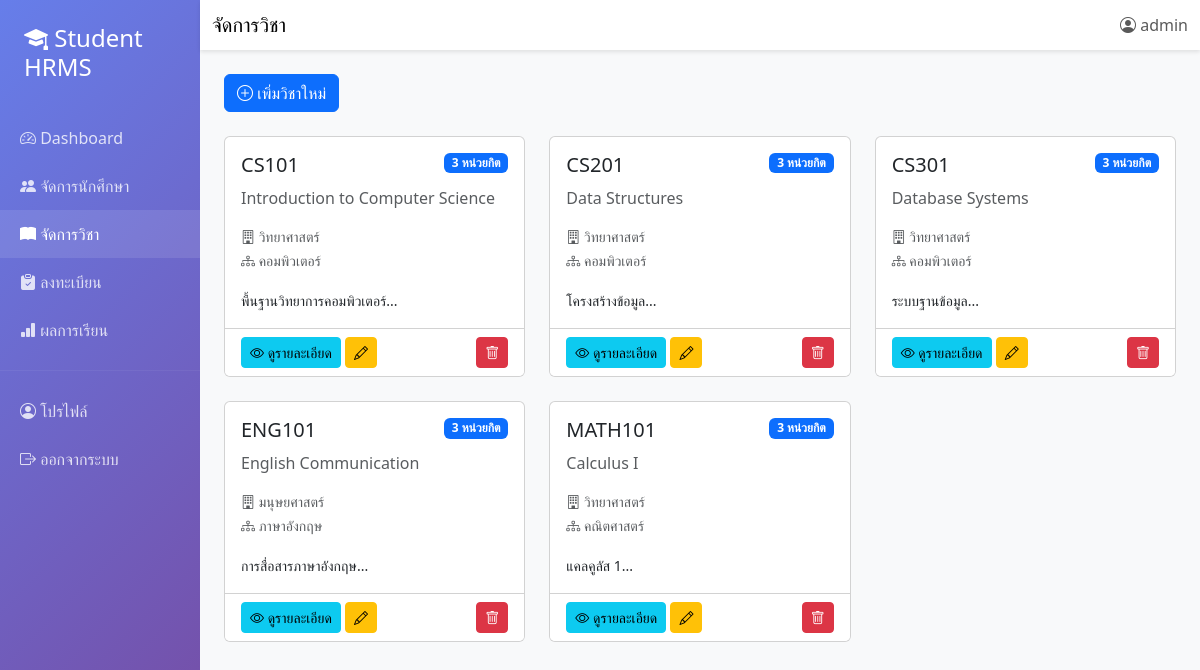
Screenshot of /courses.php (signed in) with the database file from the repository.
### tables this page shows
CREATE TABLE IF NOT EXISTS courses (
    course_id INT AUTO_INCREMENT PRIMARY KEY,
    course_code VARCHAR(20) NOT NULL UNIQUE,
    course_name VARCHAR(200) NOT NULL,
    description TEXT,
    credits INT NOT NULL,
    faculty VARCHAR(100),
    department VARCHAR(100),
    created_at TIMESTAMP DEFAULT CURRENT_TIMESTAMP,
    updated_at TIMESTAMP DEFAULT CURRENT_TIMESTAMP ON UPDATE CURRENT_TIMESTAMP
);

### models/Course.php (called while the page is built, shortened)
<?php
class Course {
    private $conn;
    private $table_name = "courses";
    public function __construct($db) {
        $this->conn = $db;
    }
    public function readAll() {
        $query = "SELECT * FROM " . $this->table_name . " ORDER BY course_code";
        $stmt = $this->conn->prepare($query);
        $stmt->execute();
        return $stmt;
    }
}
?>

### courses.php (the view, shortened to what this page needs)
<?php
require_once 'models/Course.php';
$database = new Database();
$db = $database->getConnection();
$course = new Course($db);
$stmt = $course->readAll();
?>
<!DOCTYPE html>
<html lang="th">
<head>
    <link href="https://cdn.jsdelivr.net/npm/bootstrap@5.3.0/dist/css/bootstrap.min.css" rel="stylesheet">
    <link rel="stylesheet" href="https://cdn.jsdelivr.net/npm/bootstrap-icons@1.11.0/font/bootstrap-icons.css">
</head>
<body>
    <div class="container-fluid">
        <div class="row">
            <div class="col-md-2 sidebar p-0">
                <div class="p-4">
                    <h4><i class="bi bi-mortarboard-fill"></i> Student HRMS</h4>
                </div>
                <nav>
                    <a href="dashboard.php">
                        <i class="bi bi-speedometer2"></i> Dashboard
                    </a>
                    <a href="students.php">
                        <i class="bi bi-people-fill"></i> จัดการนักศึกษา
                    </a>
                    <a href="courses.php" class="active">
                        <i class="bi bi-book-fill"></i> จัดการวิชา
                    </a>
                    <a href="enrollments.php">
                        <i class="bi bi-clipboard-check-fill"></i> ลงทะเบียน
                    </a>
                    <a href="grades.php">
                        <i class="bi bi-bar-chart-fill"></i> ผลการเรียน
                    </a>
                    <hr style="border-color: rgba(255,255,255,0.2);">
                    <a href="profile.php">
                        <i class="bi bi-person-circle"></i> โปรไฟล์
                    </a>
                    <a href="logout.php">
                        <i class="bi bi-box-arrow-right"></i> ออกจากระบบ
                    </a>
                </nav>
            </div>
            <div class="col-md-10 p-0">
                <nav class="navbar navbar-custom navbar-expand-lg">
                    <div class="container-fluid">
                        <span class="navbar-brand mb-0 h1">จัดการวิชา</span>
                        <div class="ms-auto">
                            <span class="navbar-text">
                                <i class="bi bi-person-circle"></i> <?php echo htmlspecialchars($_SESSION['username']); ?>
                            </span>
                        </div>
                    </div>
                </nav>
                <div class="p-4">
                    <div class="mb-4">
                        <button class="btn btn-primary" data-bs-toggle="modal" data-bs-target="#addModal">
                            <i class="bi bi-plus-circle"></i> เพิ่มวิชาใหม่
                        </button>
                    </div>
                    <div class="row">
                        <?php
                        if($stmt->rowCount() > 0) {
                            while($row = $stmt->fetch(PDO::FETCH_ASSOC)) {
                        ?>
                        <div class="col-md-4 mb-4">
                            <div class="card course-card h-100">
                                <div class="card-body">
                                    <div class="d-flex justify-content-between align-items-start mb-3">
                                        <h5 class="card-title mb-0"><?php echo htmlspecialchars($row['course_code']); ?></h5>
                                        <span class="badge bg-primary"><?php echo $row['credits']; ?> หน่วยกิต</span>
                                    </div>
                                    <h6 class="card-subtitle mb-3 text-muted"><?php echo htmlspecialchars($row['course_name']); ?></h6>
                                    <p class="card-text">
                                        <small class="text-muted">
                                            <i class="bi bi-building"></i> <?php echo htmlspecialchars($row['faculty']); ?><br>
                                            <i class="bi bi-diagram-3"></i> <?php echo htmlspecialchars($row['department']); ?>
                                        </small>
                                    </p>
                                    <?php if($row['description']): ?>
                                    <p class="card-text"><small><?php echo htmlspecialchars(substr($row['description'], 0, 100)); ?>...</small></p>
                                    <?php endif; ?>
                                </div>
                                <div class="card-footer bg-white">
                                    <button class="btn btn-sm btn-info"
                                            onclick="viewCourse(<?php echo $row['course_id']; ?>, '<?php echo htmlspecialchars($row['course_code']); ?>', '<?php echo htmlspecialchars($row['course_name']); ?>', '<?php echo htmlspecialchars($row['description']); ?>', <?php echo $row['credits']; ?>, '<?php echo htmlspecialchars($row['faculty']); ?>', '<?php echo htmlspecialchars($row['department']); ?>')">
                                        <i class="bi bi-eye"></i> ดูรายละเอียด
                                    </button>
                                    <button class="btn btn-sm btn-warning"
                                            onclick="editCourse(<?php echo $row['course_id']; ?>, '<?php echo htmlspecialchars($row['course_code']); ?>', '<?php echo htmlspecialchars($row['course_name']); ?>', '<?php echo htmlspecialchars($row['description']); ?>', <?php echo $row['credits']; ?>, '<?php echo htmlspecialchars($row['faculty']); ?>', '<?php echo htmlspecialchars($row['department']); ?>')">
                                        <i class="bi bi-pencil"></i>
                                    </button>
                                    <a href="?action=delete&id=<?php echo $row['course_id']; ?>"
                                       class="btn btn-sm btn-danger float-end"
                                       onclick="return confirm('คุณแน่ใจหรือไม่ที่จะลบวิชานี้?')">
                                        <i class="bi bi-trash"></i>
                                    </a>
                                </div>
                            </div>
                        </div>
                        <?php
                            }
                        } else {
                            echo '<div class="col-12"><div class="alert alert-info">ยังไม่มีข้อมูลวิชา</div></div>';
                        }
                        ?>
                    </div>
                </div>
            </div>
        </div>
    </div>
</body>
</html>

### courses.php (style rules this page uses)
body { background-color: #f8f9fa; }
.sidebar { min-height: 100vh; background: linear-gradient(135deg, #667eea 0%, #764ba2 100%); color: white; }
.sidebar a { color: rgba(255,255,255,0.8); text-decoration: none; padding: 12px 20px; display: block; transition: all 0.3s; }
.sidebar a:hover, .sidebar a.active { background: rgba(255,255,255,0.1); color: white; }
.navbar-custom { background: white; box-shadow: 0 2px 4px rgba(0,0,0,0.1); }
.course-card { transition: transform 0.3s; }

### rows the page displays
courses: course_code "CS101", credits "3", course_name "Introduction to Computer Science", faculty "วิทยาศาสตร์", department "คอมพิวเตอร์", description "พื้นฐานวิทยาการคอมพิวเตอร์"
courses: course_code "CS201", credits "3", course_name "Data Structures", faculty "วิทยาศาสตร์", department "คอมพิวเตอร์", description "โครงสร้างข้อมูล"
courses: course_code "CS301", credits "3", course_name "Database Systems", faculty "วิทยาศาสตร์", department "คอมพิวเตอร์", description "ระบบฐานข้อมูล"
courses: course_code "ENG101", credits "3", course_name "English Communication", faculty "มนุษยศาสตร์", department "ภาษาอังกฤษ", description "การสื่อสารภาษาอังกฤษ"
courses: course_code "MATH101", credits "3", course_name "Calculus I", faculty "วิทยาศาสตร์", department "คณิตศาสตร์", description "แคลคูลัส 1"

### other values shown
$_SESSION['username'] "admin"
